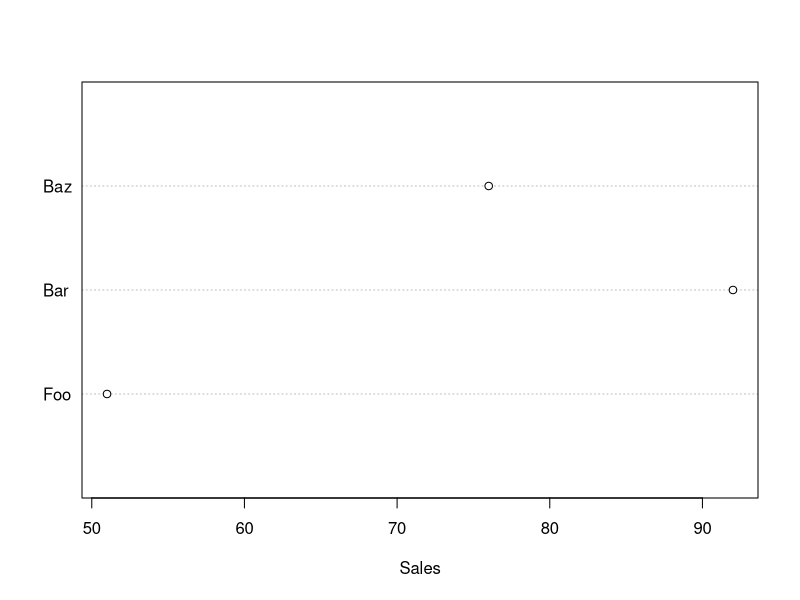

Write R code to recreate this figure.
#
#     dotchart, aka cleveland dotplot.
#

x11()


sales <- c(51, 92, 76)
names(sales) <- c('Foo', 'Bar', 'Baz')
dotchart(sales, xlab="Sales")

z <- locator(1)
